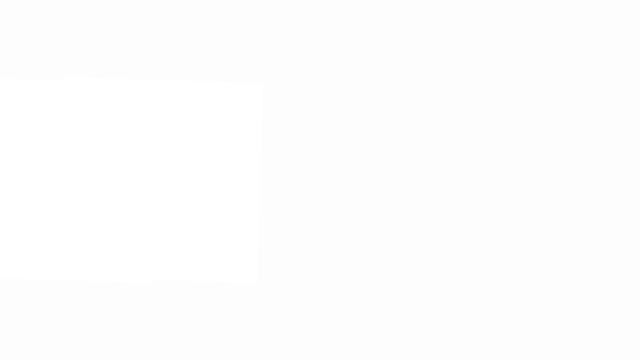
Frame 1 (no input)
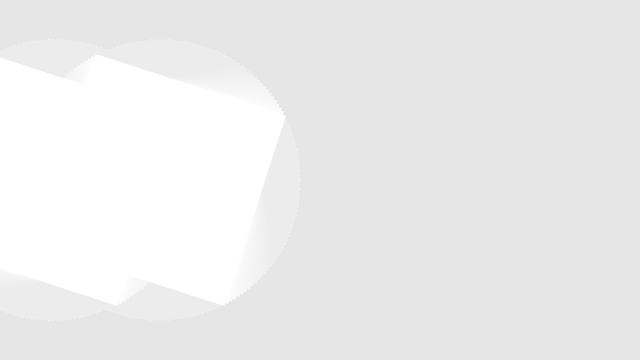
Frame 60 (no input)
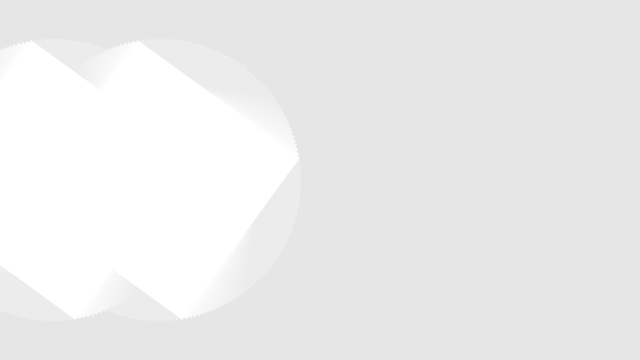
Frame 120 (the mouse pressed at the canvas centre since frame 60)

The p5.js sketch that drew these frames (run headless with seeded random() and noise() and a simulated clock; from frame 60 on, the mouse is pressed at the canvas centre):

// p5.js sketch
// ── sketch.js
var sz = 200;
var x = 0;
function setup() {
	createCanvas(640, 360);
    fill(255);
    rectMode(CENTER);
    
  noStroke();
    textSize(50);
    textFont("Comic Sans MS");
}

function draw() {
    background(220, 20);
    fill(255);
    push();
    translate(width/4,height/2);
    rotate(frameCount * PI / 100);
    rect(x, 0, sz, sz);
    pop();
    
     push();
    translate(width/3/4,height/2);
    rotate(frameCount * PI / 100);
    rect(x, 0, sz, sz);
    pop();
    
    fill(0, 255, 255);
    translate(width/4,height/2);
    rotate(frameCount * PI / 100);

    
}

// ── style.css
/* css */

canvas { 
    margin: 0 auto;
    display: block;
}

#home {
    background-color:coral;
    font-family:sans-serif;
}
ul {
    padding;0:
}
.link {
    font-size: 2em;
    padding: 0.25em 0
        margin-right: 0.5em;
    display:inline;
}
a { color: red;
}
a:hover {
    color: deeppink;
}
li a {
    color: skyblue;
    transition: color 500ms;
}

#home a {
    text-decoration: none;
    border-top: 1px dotted blue;
}

img {
    width:100%;
    transition: width 1s;
}
omg:hover {
    width:0;
}

ul {
    list-style-type: none;
    margin: 0;
    padding: 0;
    overflow: hidden;
    background-color: #333;
}

li {
    float: left;
}

li a {
    display: block;
    color: white;
    text-align: center;
    padding: 14px 16px;
    text-decoration: none;
}

/* Change the link color to #111 (black) on hover */
li a:hover {
    background-color: #111;
}

 {
    margin: 0px;
    padding: 0px;
}

.div_mit_background {
    margin-right: auto;
    margin-left: auto;
    
    width: 1200px;
    
    background-image: url("http://www.qygjxz.com/data/out/63/4736503-deadmau5-wallpaper.png");
    height: 200px;
}

p{
    margin-left: 64px;
    color: white;
    padding-top: 20px;
}
